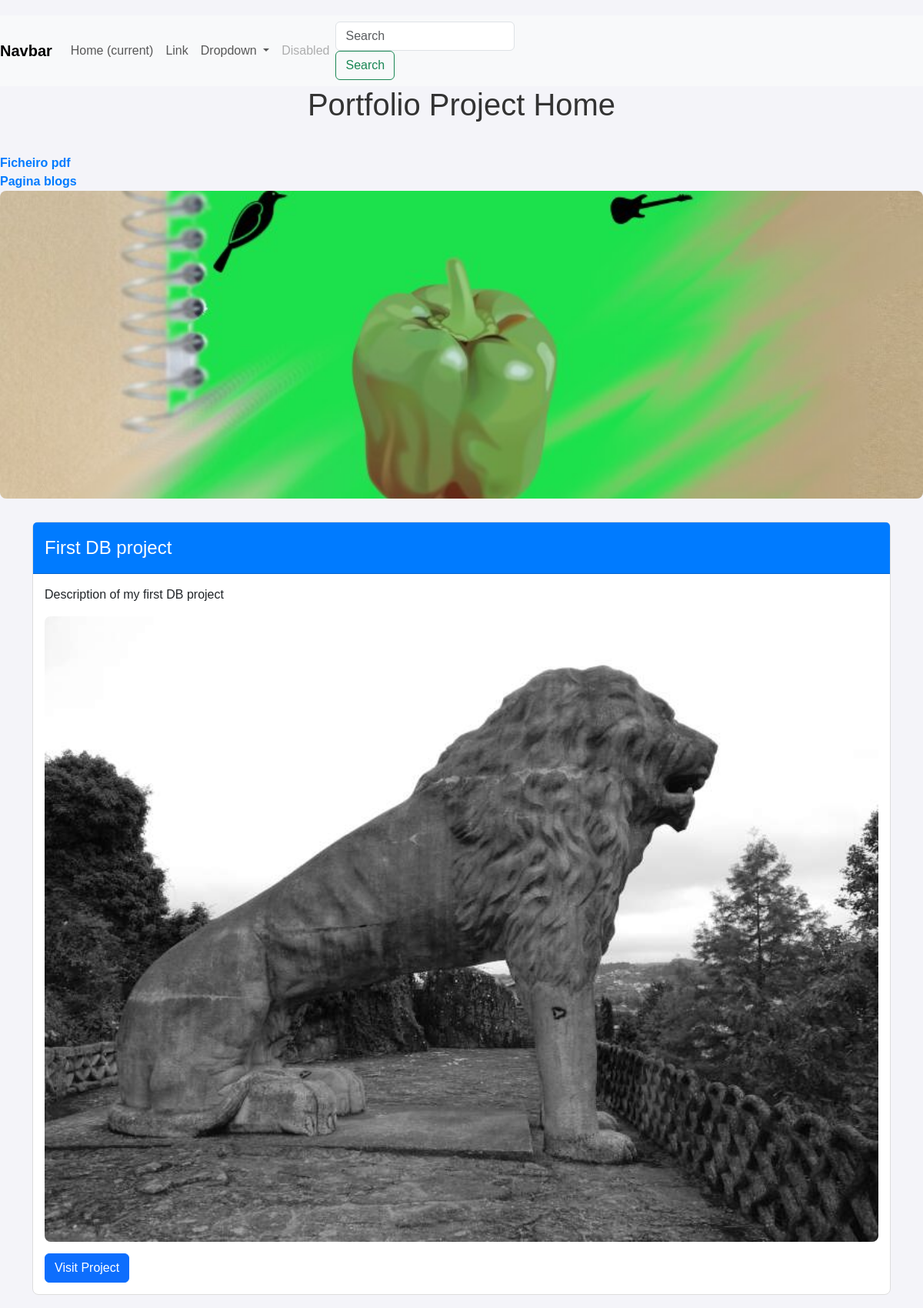
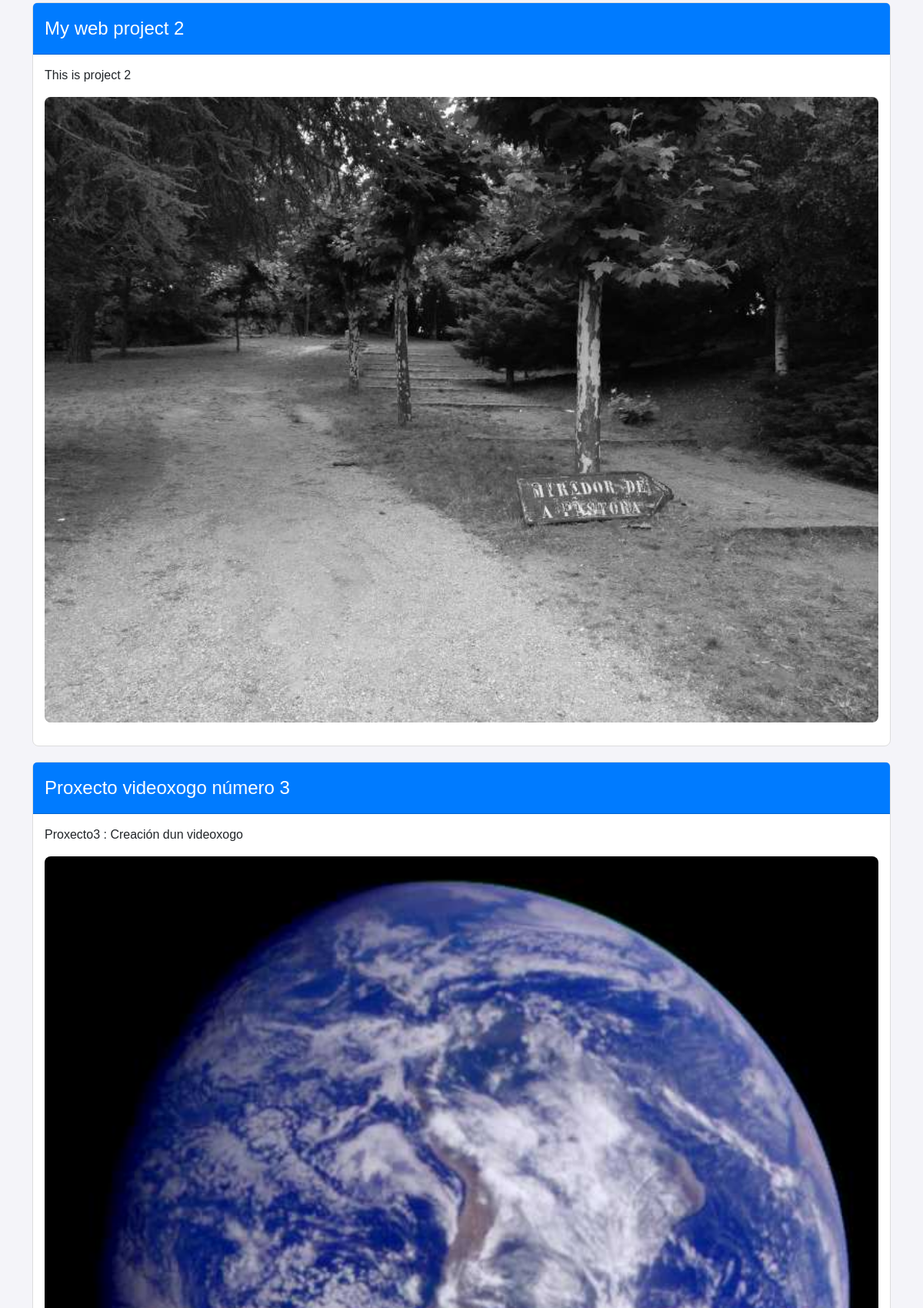
The page / (upper part) on the database its author committed (2 pictures, top to bottom).
### portfolio/models.py (models this page shows, shortened)
class Project(models.Model):
    title = models.CharField(max_length=100)
    description = models.CharField(max_length=250)
    image=models.ImageField(upload_to='portfolio/images/') #directorio para guardar las imagenes
    url=models.URLField(blank=True) #campos opcionales blank=true

### portfolio/views.py (the view)
# urls.py: 2. Add a URL to urlpatterns:  path('', views.home, name='home')
def home(request):
    projects=Project.objects.all()
    return render(request,'portFolioHtmls/home.html',{'projects':projects})

### portfolio/templates/portFolioHtmls/home.html (shortened to what this page needs)
<!DOCTYPE html>
<html lang="es">
  <head>
    <link
      href="https://cdn.jsdelivr.net/npm/bootstrap@5.3.3/dist/css/bootstrap.min.css"
      rel="stylesheet"
    />
  </head>
  {% extends "portFolioHtmls/base.html" %} {% block content %}
  <body>
    <h1>Portfolio Project Home</h1>
    {% load static %}
    <a href="{% static 'portfolio/archivo.pdf' %}">Ficheiro pdf</a><br />
    <a href="{% url 'blog:all_blogs' %}">Pagina blogs</a>
    <img
      src="{% static 'portfolio/imagen.jpg' %}"
      alt="Imagen"
      class="header-img"
    />
    <div class="container">
      {% for project in projects %}
      <div class="card">
        <div class="card-header">{{ project.title }}</div>
        <div class="card-body">
          <p>{{ project.description }}</p>
          {% if project.image %}
          <img src="{{ project.image.url }}" alt="Project Image" />
          {% endif %} {% if project.url %}
          <a href="{{ project.url }}" class="btn btn-primary">Visit Project</a>
          {% endif %}
        </div>
      </div>
      {% endfor %} {% endblock %}

### portfolio/templates/portFolioHtmls/home.html (style rules this page uses)
body { background-color: #f4f4f9; font-family: "Arial", sans-serif; padding-top: 20px; }
h1 { text-align: center; font-size: 2.5rem; color: #333; margin-bottom: 40px; }
.header-img { width: 100%; height: auto; max-height: 400px; object-fit: cover; border-radius: 8px; margin-bottom: 30px; }
.card { margin-bottom: 20px; border: 1px solid #ddd; border-radius: 8px; background-color: #fff; }
.card-header { background-color: #007bff; color: white; font-size: 1.5rem; padding: 15px; }
.card-body { padding: 15px; }
.card-body img { width: 100%; height: auto; border-radius: 8px; margin-bottom: 15px; }
a { text-decoration: none; color: #007bff; font-weight: bold; }

### portfolio/templates/portFolioHtmls/base.html (style rules this page uses)
body { background-color: #f4f4f9; font-family: "Arial", sans-serif; padding-top: 20px; }
h1 { text-align: center; font-size: 2.5rem; color: #333; margin-bottom: 40px; }
.header-img { width: 100%; height: auto; max-height: 400px; object-fit: cover; border-radius: 8px; margin-bottom: 30px; }
.card { margin-bottom: 20px; border: 1px solid #ddd; border-radius: 8px; background-color: #fff; }
.card-header { background-color: #007bff; color: white; font-size: 1.5rem; padding: 15px; }
.card-body { padding: 15px; }
.card-body img { width: 100%; height: auto; border-radius: 8px; margin-bottom: 15px; }
a { text-decoration: none; color: #007bff; font-weight: bold; }

### rows shown on the page
Project: title "First DB project", description "Description of my first DB project", image (picture)
Project: title "My web project 2", description "This is project 2", image (picture)
Project: title "Proxecto videoxogo número 3", description "Proxecto3 : Creación dun videoxogo", image (picture)
